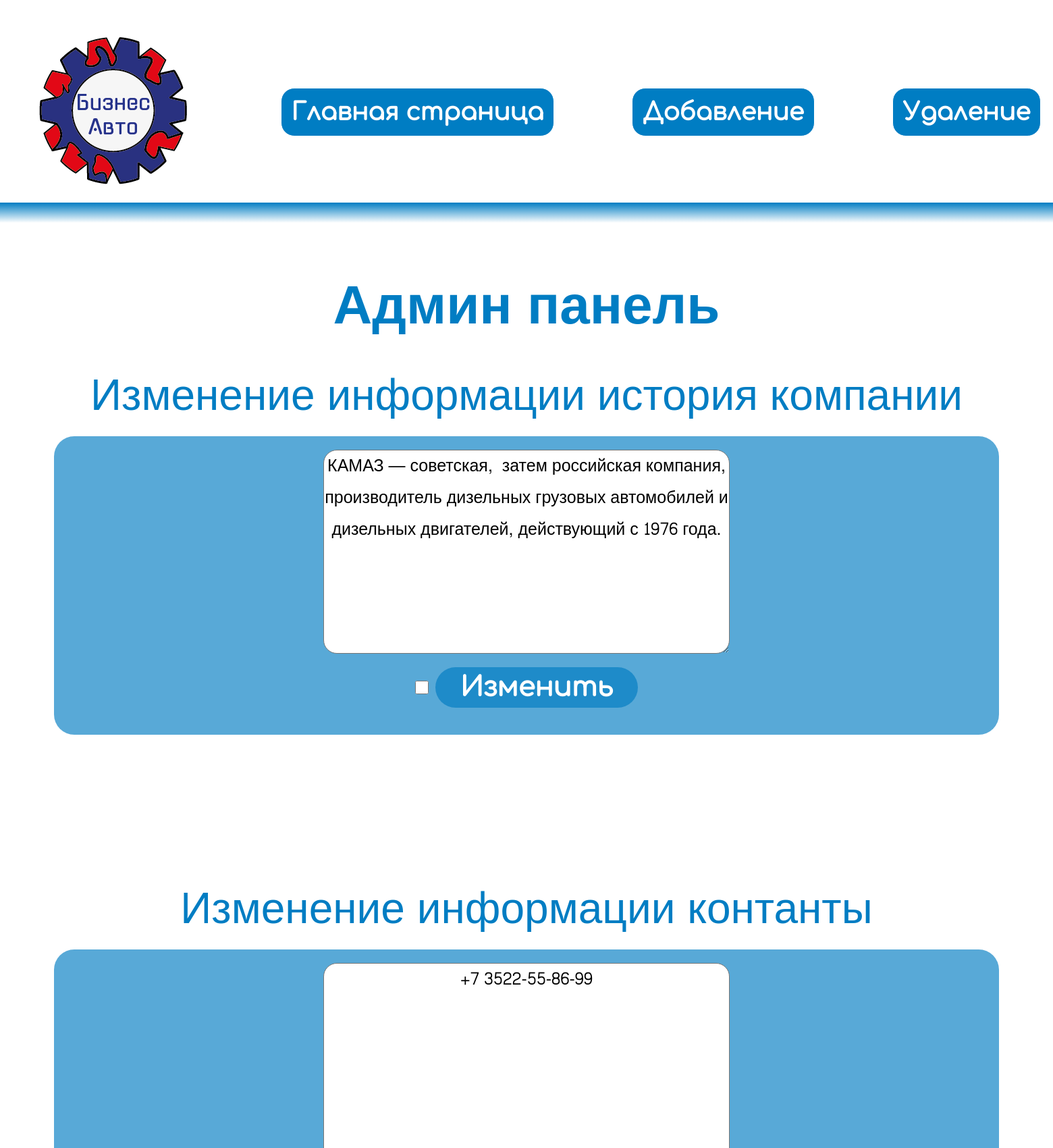
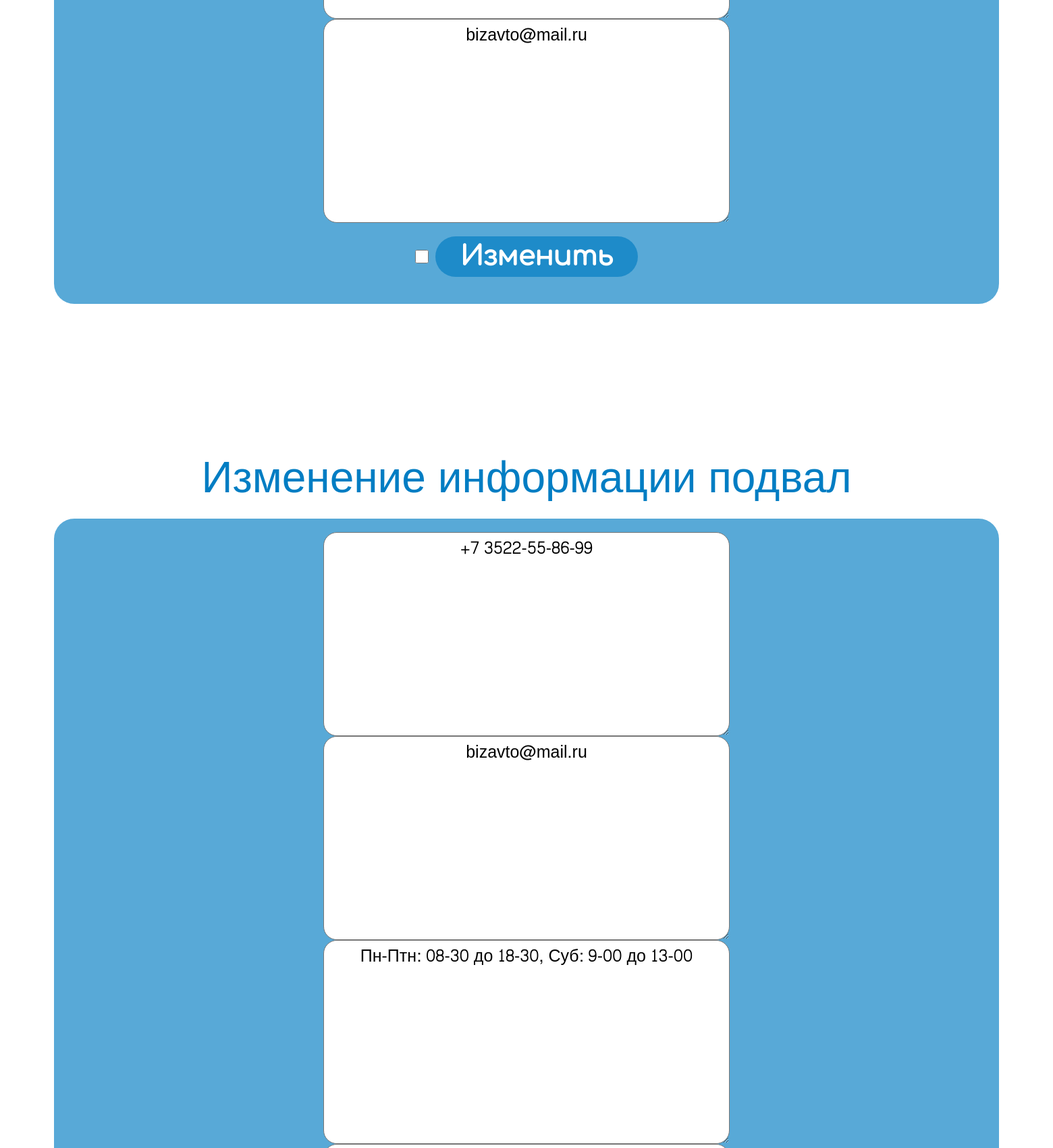
The page /localhost/edit.php (upper part) on the database its author committed (2 pictures, top to bottom).
### tables this page shows
CREATE TABLE `overview` (
  `id_overview` int NOT NULL,
  `txt_overview` text NOT NULL
);

CREATE TABLE `contacts` (
  `id_contacts` int NOT NULL,
  `txt_contacts` text NOT NULL,
  `txt_mail_contacts` text NOT NULL
);

CREATE TABLE `footer` (
  `id_footer` int NOT NULL,
  `work_time_footer` text NOT NULL,
  `address_footer` text NOT NULL
);

### localhost/edit.php (the view, shortened to what this page needs)
<!DOCTYPE html>
<html lang="en">
<head>
    <link rel="stylesheet" href="./css/style.css">
    <link rel="stylesheet" type="text/css" href="./slick/slick.css"/>
    <link rel="stylesheet" type="text/css" href="./slick/slick-theme.css"/>
</head>
<body>
<header>
        <div class="container">
            <div class="head">
                <span><img src="./media/images/image 6.png" alt=""></span>
                <a href="index.php" class="auth">Главная страница</a>
                <a href="adminpanel.php" class="auth">Добавление</a>
                <a href="delete.php" class="auth">Удаление</a>
            </div>
        </div>
        <div class="head_gradient"></div>
</header>
<div class="container_admin_panel">
    <div class="admin_panel">
        <p class="title_info_admin_panel">Админ панель</p>
        <p class="title_more_admin_panel">Изменение информации история компании</p>
        <div class="continer_admin_panel">
            <div class="overview">
                <form method="POST" action="edit_back.php">
                    <?php
                    require 'bd.php';
                    $sql = "SELECT * FROM `overview`";
                    $result2 = $conn->query($sql);
                    if ($result2->num_rows > 0) {
                        while($row2 = $result2->fetch_assoc()) {
                            echo '<textarea class="overview_txt" name="text_overview">'.$row2['txt_overview'].'</textarea>';
                        }
                    }
                    ?>
                    <div>
                        <input type="checkbox" required class="checkbox_over">
                        <input type="submit" value="Изменить" class="btn_card_admin_panel">
                    </div>
                </form>
            </div>
        </div>
        <p class="title_more_admin_panel">Изменение информации контанты</p>
        <div class="continer_admin_panel">
            <div class="overview">
                <form method="POST" action="contacts_back.php">
                    <?php
                    require 'bd.php';
                    $sql = "SELECT * FROM `contacts`";
                    $result2 = $conn->query($sql);
                    if ($result2->num_rows > 0) {
                        while($row2 = $result2->fetch_assoc()) {
                            echo '<textarea class="overview_txt" name="text_contacts">'.$row2['txt_contacts'].'</textarea>';
                            echo '<textarea class="overview_txt" name="text_mail_contacts">'.$row2['txt_mail_contacts'].'</textarea>';
                        }
                    }
                    ?>
                    <div>
                        <input type="checkbox" required class="checkbox_over">
                        <input type="submit" value="Изменить" class="btn_card_admin_panel">
                    </div>
                </form>
            </div>
        </div>
        <p class="title_more_admin_panel">Изменение информации подвал</p>
        <div class="continer_admin_panel">
            <div class="overview">
                <form method="POST" action="footer_back.php">
                    <?php
                    require 'bd.php';
                    $sql = "SELECT * FROM `contacts`";
                    $result2 = $conn->query($sql);
                    if ($result2->num_rows > 0) {
                        while($row2 = $result2->fetch_assoc()) {
                            echo '<textarea class="overview_txt" name="text_contacts">'.$row2['txt_contacts'].'</textarea>';
                            echo '<textarea class="overview_txt" name="text_mail_contacts">'.$row2['txt_mail_contacts'].'</textarea>';
                        }
                    }
                    $sql2 = "SELECT * FROM `footer`";
                    $result3 = $conn->query($sql2);
                    if ($result3->num_rows > 0) {
                        while($row3 = $result3->fetch_assoc()) {
                            echo '<textarea class="overview_txt" name="work_time_footer">'.$row3['work_time_footer'].'</textarea>';
                            echo '<textarea class="overview_txt" name="address_footer">'.$row3['address_footer'].'</textarea>';
                        }
                    }
                    ?>
                </form>
            </div>
        </div>
    </div>
</div>
</body>
<?php
    include "footer.php"
?>

### localhost/css/style.css (style rules this page uses)
* { margin: 0; padding: 0; }
a { text-decoration: none; }
.container { width: 1600px; margin: 0 auto; }
.auth { font-size: 36px; color: white; text-align: center; font-family: Comfortaa; font-weight: 700; background-color: #007DC3; border-radius: 20px; padding: 15px; border: 1px solid white; transition: 0.5s; }
.head { display: flex; justify-content: space-around; align-items: center; margin-top: 55px; }
.head img:nth-child(1) { margin-right: 24px; }
.head_gradient { margin-top: 23px; background: linear-gradient(180deg, #007DC3 0%, rgba(97, 122, 132, 0.00) 100%); width: 100%; height: 30px; }
.title_info_admin_panel { padding-top: 50px; color: #007DC3; text-align: center; font-family: 'Content',sans-serif; font-size: 80px; font-weight: 700; }
.title_more_admin_panel { color: #007DC3; text-align: center; font-family: 'Content',sans-serif; font-size: 64px; font-weight: 500; }
.continer_admin_panel { width: 1400px; margin: 0 auto; }
.btn_card_admin_panel { display: flex; align-items: center; justify-content: center; border-radius: 30px; background-color:#007cc3a7; width: 300px; height: 60px; color: rgb(255, 255, 255); border: 0px solid #617A84; font-family: Comfortaa; font-size: 40px; font-weight: 700; transition: 0.5s; }
.overview { margin-bottom: 200px; padding: 20px; display: flex; justify-content: space-evenly; background-color:#007cc3a7; border-radius: 30px; }
.overview_txt { border-radius: 20px; font-family: 'Content',sans-serif; font-size: 25px; text-align: center; width: 600px; height: 300px; }
.overview>form { display: flex; flex-direction: column; }
.overview>form>div { margin: 20px; display: flex; justify-content: center; }
.checkbox_over { margin-right: 10px; width: 20px; }

### rows shown on the page
overview: text_overview "КАМАЗ — советская, затем российская компания, производитель дизельных грузовых автомобилей и дизельных двигателей, действующий с 1976 года."
contacts: text_contacts "+7 3522-55-86-99", text_mail_contacts "bizavto@mail.ru"
footer: work_time_footer "Пн-Птн: 08-30 до 18-30, Суб: 9-00 до 13-00", address_footer "г.Курган, ул Дзержинского, д.68"
